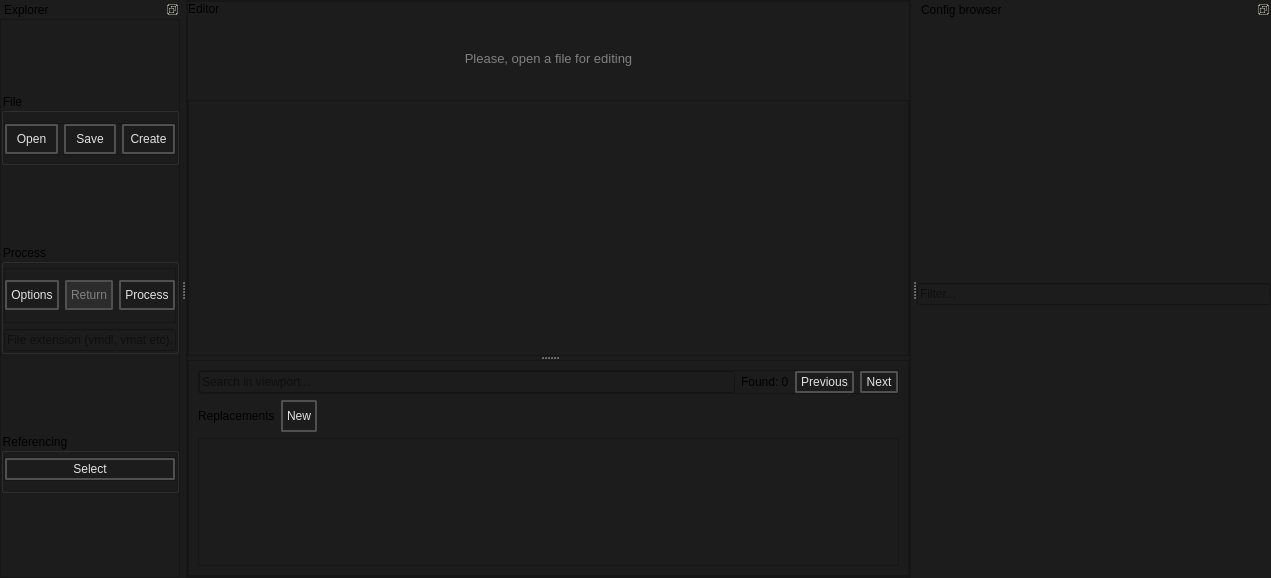
<?xml version="1.0" encoding="UTF-8"?>
<ui version="4.0">
 <class>BatchCreator_MainWindow</class>
 <widget class="QMainWindow" name="BatchCreator_MainWindow">
  <property name="geometry">
   <rect>
    <x>0</x>
    <y>0</y>
    <width>1271</width>
    <height>578</height>
   </rect>
  </property>
  <property name="windowTitle">
   <string>MainWindow</string>
  </property>
  <property name="styleSheet">
   <string notr="true">background-color: #1C1C1C;</string>
  </property>
  <widget class="QWidget" name="centralwidget">
   <layout class="QVBoxLayout" name="verticalLayout_9">
    <property name="spacing">
     <number>0</number>
    </property>
    <property name="leftMargin">
     <number>0</number>
    </property>
    <property name="topMargin">
     <number>0</number>
    </property>
    <property name="rightMargin">
     <number>0</number>
    </property>
    <property name="bottomMargin">
     <number>0</number>
    </property>
    <item>
     <widget class="QFrame" name="frame">
      <property name="frameShape">
       <enum>QFrame::Shape::StyledPanel</enum>
      </property>
      <property name="frameShadow">
       <enum>QFrame::Shadow::Raised</enum>
      </property>
      <layout class="QVBoxLayout" name="verticalLayout">
       <property name="leftMargin">
        <number>0</number>
       </property>
       <property name="topMargin">
        <number>0</number>
       </property>
       <property name="rightMargin">
        <number>0</number>
       </property>
       <property name="bottomMargin">
        <number>0</number>
       </property>
       <item>
        <widget class="QFrame" name="frame_4">
         <property name="frameShape">
          <enum>QFrame::Shape::StyledPanel</enum>
         </property>
         <property name="frameShadow">
          <enum>QFrame::Shadow::Raised</enum>
         </property>
         <layout class="QVBoxLayout" name="verticalLayout_7">
          <property name="spacing">
           <number>0</number>
          </property>
          <property name="leftMargin">
           <number>0</number>
          </property>
          <property name="topMargin">
           <number>0</number>
          </property>
          <property name="rightMargin">
           <number>0</number>
          </property>
          <property name="bottomMargin">
           <number>0</number>
          </property>
          <item>
           <widget class="QLabel" name="label">
            <property name="text">
             <string>Editor</string>
            </property>
           </widget>
          </item>
          <item>
           <widget class="QLabel" name="label_editor_placeholder">
            <property name="sizePolicy">
             <sizepolicy hsizetype="Preferred" vsizetype="Expanding">
              <horstretch>0</horstretch>
              <verstretch>0</verstretch>
             </sizepolicy>
            </property>
            <property name="styleSheet">
             <string notr="true">color: gray; font-size: 13px;</string>
            </property>
            <property name="text">
             <string>Please, open a file for editing</string>
            </property>
            <property name="alignment">
             <set>Qt::AlignmentFlag::AlignCenter</set>
            </property>
           </widget>
          </item>
          <item>
           <widget class="QFrame" name="editor_widgets">
            <property name="frameShape">
             <enum>QFrame::Shape::NoFrame</enum>
            </property>
            <property name="frameShadow">
             <enum>QFrame::Shadow::Raised</enum>
            </property>
            <layout class="QVBoxLayout" name="verticalLayout_6">
             <property name="leftMargin">
              <number>0</number>
             </property>
             <property name="topMargin">
              <number>0</number>
             </property>
             <property name="rightMargin">
              <number>0</number>
             </property>
             <property name="bottomMargin">
              <number>0</number>
             </property>
             <item>
              <widget class="QSplitter" name="splitter">
               <property name="sizePolicy">
                <sizepolicy hsizetype="Preferred" vsizetype="Expanding">
                 <horstretch>0</horstretch>
                 <verstretch>0</verstretch>
                </sizepolicy>
               </property>
               <property name="baseSize">
                <size>
                 <width>0</width>
                 <height>0</height>
                </size>
               </property>
               <property name="lineWidth">
                <number>0</number>
               </property>
               <property name="orientation">
                <enum>Qt::Orientation::Vertical</enum>
               </property>
               <property name="opaqueResize">
                <bool>true</bool>
               </property>
               <property name="handleWidth">
                <number>4</number>
               </property>
               <property name="childrenCollapsible">
                <bool>false</bool>
               </property>
               <widget class="QPlainTextEdit" name="kv3_QplainTextEdit">
                <property name="minimumSize">
                 <size>
                  <width>0</width>
                  <height>256</height>
                 </size>
                </property>
                <property name="styleSheet">
                 <string notr="true"/>
                </property>
                <property name="plainText">
                 <string/>
                </property>
                <property name="placeholderText">
                 <string>Content</string>
                </property>
               </widget>
               <widget class="QFrame" name="frame_5">
                <property name="frameShape">
                 <enum>QFrame::Shape::StyledPanel</enum>
                </property>
                <property name="frameShadow">
                 <enum>QFrame::Shadow::Raised</enum>
                </property>
                <layout class="QVBoxLayout" name="verticalLayout_12">
                 <item>
                  <widget class="QFrame" name="frame_6">
                   <property name="frameShape">
                    <enum>QFrame::Shape::StyledPanel</enum>
                   </property>
                   <property name="frameShadow">
                    <enum>QFrame::Shadow::Raised</enum>
                   </property>
                   <layout class="QHBoxLayout" name="horizontalLayout_4">
                    <property name="leftMargin">
                     <number>0</number>
                    </property>
                    <property name="topMargin">
                     <number>0</number>
                    </property>
                    <property name="rightMargin">
                     <number>0</number>
                    </property>
                    <property name="bottomMargin">
                     <number>0</number>
                    </property>
                    <item>
                     <widget class="QLineEdit" name="viewport_searchbar">
                      <property name="placeholderText">
                       <string>Search in viewport...</string>
                      </property>
                     </widget>
                    </item>
                    <item>
                     <widget class="QLabel" name="viewport_search_label">
                      <property name="text">
                       <string>Found: 0</string>
                      </property>
                     </widget>
                    </item>
                    <item>
                     <widget class="QPushButton" name="viewport_search_previous_button">
                      <property name="minimumSize">
                       <size>
                        <width>0</width>
                        <height>18</height>
                       </size>
                      </property>
                      <property name="styleSheet">
                       <string notr="true">    QPushButton {

        font: 580 9pt &quot;Segoe UI&quot;;
	

        border: 2px solid black;
        border-radius: 2px;
        border-color: rgba(80, 80, 80, 255);
        height:22px;
        padding-top: 2px;
        padding-bottom:2px;
        padding-left: 4px;
        padding-right: 4px;
        color: #E3E3E3;
        background-color: #1C1C1C;
    }
    QPushButton:hover {
        background-color: #414956;
        color: white;
    }
    QPushButton:pressed {
        background-color: red;
        background-color: #1C1C1C;
        margin: 1 px;
        margin-left: 2px;
        margin-right: 2px;

    }
QPushButton:disabled {
color: gray;
 background-color: #2C2C2C;
}</string>
                      </property>
                      <property name="text">
                       <string>Previous</string>
                      </property>
                      <property name="icon">
                       <iconset resource="../resources.qrc">
                        <normaloff>:/icons/arrow_back_24dp_9D9D9D_FILL0_wght400_GRAD0_opsz24.svg</normaloff>:/icons/arrow_back_24dp_9D9D9D_FILL0_wght400_GRAD0_opsz24.svg</iconset>
                      </property>
                      <property name="iconSize">
                       <size>
                        <width>20</width>
                        <height>20</height>
                       </size>
                      </property>
                     </widget>
                    </item>
                    <item>
                     <widget class="QPushButton" name="viewport_search_next_button">
                      <property name="minimumSize">
                       <size>
                        <width>0</width>
                        <height>18</height>
                       </size>
                      </property>
                      <property name="styleSheet">
                       <string notr="true">    QPushButton {

        font: 580 9pt &quot;Segoe UI&quot;;
	

        border: 2px solid black;
        border-radius: 2px;
        border-color: rgba(80, 80, 80, 255);
        height:22px;
        padding-top: 2px;
        padding-bottom:2px;
        padding-left: 4px;
        padding-right: 4px;
        color: #E3E3E3;
        background-color: #1C1C1C;
    }
    QPushButton:hover {
        background-color: #414956;
        color: white;
    }
    QPushButton:pressed {
        background-color: red;
        background-color: #1C1C1C;
        margin: 1 px;
        margin-left: 2px;
        margin-right: 2px;

    }
QPushButton:disabled {
color: gray;
 background-color: #2C2C2C;
}</string>
                      </property>
                      <property name="text">
                       <string>Next</string>
                      </property>
                      <property name="icon">
                       <iconset resource="../resources.qrc">
                        <normaloff>:/icons/arrow_forward_24dp_9D9D9D_FILL0_wght400_GRAD0_opsz24.svg</normaloff>:/icons/arrow_forward_24dp_9D9D9D_FILL0_wght400_GRAD0_opsz24.svg</iconset>
                      </property>
                      <property name="iconSize">
                       <size>
                        <width>20</width>
                        <height>20</height>
                       </size>
                      </property>
                     </widget>
                    </item>
                   </layout>
                  </widget>
                 </item>
                 <item>
                  <layout class="QHBoxLayout" name="horizontalLayout_2">
                   <property name="topMargin">
                    <number>0</number>
                   </property>
                   <item>
                    <widget class="QLabel" name="label_2">
                     <property name="text">
                      <string>Replacements</string>
                     </property>
                    </widget>
                   </item>
                   <item>
                    <widget class="QPushButton" name="new_replacement_button">
                     <property name="minimumSize">
                      <size>
                       <width>0</width>
                       <height>32</height>
                      </size>
                     </property>
                     <property name="maximumSize">
                      <size>
                       <width>128</width>
                       <height>16777215</height>
                      </size>
                     </property>
                     <property name="toolTip">
                      <string>&lt;html&gt;&lt;head/&gt;&lt;body&gt;&lt;p&gt;Creates a new replacement&lt;/p&gt;&lt;/body&gt;&lt;/html&gt;</string>
                     </property>
                     <property name="styleSheet">
                      <string notr="true">    QPushButton {

        font: 580 9pt &quot;Segoe UI&quot;;
	

        border: 2px solid black;
        border-radius: 2px;
        border-color: rgba(80, 80, 80, 255);
        height:22px;
        padding-top: 2px;
        padding-bottom:2px;
        padding-left: 4px;
        padding-right: 4px;
        color: #E3E3E3;
        background-color: #1C1C1C;
    }
    QPushButton:hover {
        background-color: #414956;
        color: white;
    }
    QPushButton:pressed {
        background-color: red;
        background-color: #1C1C1C;
        margin: 1 px;
        margin-left: 2px;
        margin-right: 2px;

    }
QPushButton:disabled {
color: gray;
 background-color: #2C2C2C;
}</string>
                     </property>
                     <property name="text">
                      <string>New</string>
                     </property>
                     <property name="icon">
                      <iconset resource="../resources.qrc">
                       <normaloff>:/icons/add_24dp_9D9D9D_FILL0_wght400_GRAD0_opsz24.svg</normaloff>:/icons/add_24dp_9D9D9D_FILL0_wght400_GRAD0_opsz24.svg</iconset>
                     </property>
                     <property name="iconSize">
                      <size>
                       <width>20</width>
                       <height>20</height>
                      </size>
                     </property>
                    </widget>
                   </item>
                   <item>
                    <spacer name="horizontalSpacer_2">
                     <property name="orientation">
                      <enum>Qt::Orientation::Horizontal</enum>
                     </property>
                     <property name="sizeHint" stdset="0">
                      <size>
                       <width>40</width>
                       <height>20</height>
                      </size>
                     </property>
                    </spacer>
                   </item>
                  </layout>
                 </item>
                 <item>
                  <widget class="QScrollArea" name="replacements_scrollarea">
                   <property name="minimumSize">
                    <size>
                     <width>0</width>
                     <height>128</height>
                    </size>
                   </property>
                   <property name="widgetResizable">
                    <bool>true</bool>
                   </property>
                   <widget class="QWidget" name="replacements_layout">
                    <property name="geometry">
                     <rect>
                      <x>0</x>
                      <y>0</y>
                      <width>640</width>
                      <height>126</height>
                     </rect>
                    </property>
                    <layout class="QVBoxLayout" name="verticalLayout_11">
                     <property name="leftMargin">
                      <number>0</number>
                     </property>
                     <property name="topMargin">
                      <number>0</number>
                     </property>
                     <property name="rightMargin">
                      <number>0</number>
                     </property>
                     <property name="bottomMargin">
                      <number>0</number>
                     </property>
                     <item>
                      <spacer name="verticalSpacer">
                       <property name="orientation">
                        <enum>Qt::Orientation::Vertical</enum>
                       </property>
                       <property name="sizeHint" stdset="0">
                        <size>
                         <width>20</width>
                         <height>40</height>
                        </size>
                       </property>
                      </spacer>
                     </item>
                    </layout>
                   </widget>
                  </widget>
                 </item>
                </layout>
               </widget>
              </widget>
             </item>
            </layout>
           </widget>
          </item>
         </layout>
        </widget>
       </item>
      </layout>
     </widget>
    </item>
   </layout>
  </widget>
  <widget class="QDockWidget" name="dockWidget">
   <property name="features">
    <set>QDockWidget::DockWidgetFeature::DockWidgetFloatable|QDockWidget::DockWidgetFeature::DockWidgetMovable</set>
   </property>
   <property name="windowTitle">
    <string>Explorer</string>
   </property>
   <attribute name="dockWidgetArea">
    <number>1</number>
   </attribute>
   <widget class="QWidget" name="dockWidgetContents">
    <layout class="QVBoxLayout" name="verticalLayout_3">
     <property name="spacing">
      <number>0</number>
     </property>
     <property name="leftMargin">
      <number>0</number>
     </property>
     <property name="topMargin">
      <number>0</number>
     </property>
     <property name="rightMargin">
      <number>0</number>
     </property>
     <property name="bottomMargin">
      <number>0</number>
     </property>
     <item>
      <widget class="QFrame" name="left_vertical_frame">
       <property name="maximumSize">
        <size>
         <width>16777215</width>
         <height>16777215</height>
        </size>
       </property>
       <property name="baseSize">
        <size>
         <width>330</width>
         <height>0</height>
        </size>
       </property>
       <property name="styleSheet">
        <string notr="true"/>
       </property>
       <property name="frameShape">
        <enum>QFrame::Shape::StyledPanel</enum>
       </property>
       <property name="frameShadow">
        <enum>QFrame::Shadow::Raised</enum>
       </property>
       <layout class="QVBoxLayout" name="verticalLayout_2">
        <property name="leftMargin">
         <number>0</number>
        </property>
        <property name="topMargin">
         <number>0</number>
        </property>
        <property name="rightMargin">
         <number>0</number>
        </property>
        <property name="bottomMargin">
         <number>9</number>
        </property>
        <item>
         <layout class="QVBoxLayout" name="layout"/>
        </item>
        <item>
         <widget class="QGroupBox" name="file_groupbox">
          <property name="maximumSize">
           <size>
            <width>16777215</width>
            <height>72</height>
           </size>
          </property>
          <property name="title">
           <string>File</string>
          </property>
          <layout class="QVBoxLayout" name="verticalLayout_5">
           <property name="leftMargin">
            <number>0</number>
           </property>
           <property name="topMargin">
            <number>4</number>
           </property>
           <property name="rightMargin">
            <number>0</number>
           </property>
           <property name="bottomMargin">
            <number>0</number>
           </property>
           <item>
            <widget class="QFrame" name="frame_2">
             <property name="maximumSize">
              <size>
               <width>16777215</width>
               <height>32</height>
              </size>
             </property>
             <property name="frameShape">
              <enum>QFrame::Shape::StyledPanel</enum>
             </property>
             <property name="frameShadow">
              <enum>QFrame::Shadow::Raised</enum>
             </property>
             <layout class="QHBoxLayout" name="horizontalLayout">
              <property name="leftMargin">
               <number>0</number>
              </property>
              <property name="topMargin">
               <number>0</number>
              </property>
              <property name="rightMargin">
               <number>0</number>
              </property>
              <property name="bottomMargin">
               <number>0</number>
              </property>
              <item>
               <widget class="QPushButton" name="open_button">
                <property name="minimumSize">
                 <size>
                  <width>0</width>
                  <height>18</height>
                 </size>
                </property>
                <property name="styleSheet">
                 <string notr="true">    QPushButton {

        font: 580 9pt &quot;Segoe UI&quot;;
	

        border: 2px solid black;
        border-radius: 2px;
        border-color: rgba(80, 80, 80, 255);
        height:22px;
        padding-top: 2px;
        padding-bottom:2px;
        padding-left: 4px;
        padding-right: 4px;
        color: #E3E3E3;
        background-color: #1C1C1C;
    }
    QPushButton:hover {
        background-color: #414956;
        color: white;
    }
    QPushButton:pressed {
        background-color: red;
        background-color: #1C1C1C;
        margin: 1 px;
        margin-left: 2px;
        margin-right: 2px;

    }
QPushButton:disabled {
color: gray;
 background-color: #2C2C2C;
}</string>
                </property>
                <property name="text">
                 <string>Open</string>
                </property>
                <property name="icon">
                 <iconset resource="../resources.qrc">
                  <normaloff>:/icons/file_open_16dp_9D9D9D_FILL0_wght400_GRAD0_opsz20.svg</normaloff>:/icons/file_open_16dp_9D9D9D_FILL0_wght400_GRAD0_opsz20.svg</iconset>
                </property>
                <property name="iconSize">
                 <size>
                  <width>20</width>
                  <height>20</height>
                 </size>
                </property>
               </widget>
              </item>
              <item>
               <widget class="QPushButton" name="save_button">
                <property name="minimumSize">
                 <size>
                  <width>0</width>
                  <height>18</height>
                 </size>
                </property>
                <property name="toolTip">
                 <string>&lt;html&gt;&lt;head/&gt;&lt;body&gt;&lt;p&gt;Sacing curent file (Ctrl + S)&lt;/p&gt;&lt;/body&gt;&lt;/html&gt;</string>
                </property>
                <property name="styleSheet">
                 <string notr="true">    QPushButton {

        font: 580 9pt &quot;Segoe UI&quot;;
	

        border: 2px solid black;
        border-radius: 2px;
        border-color: rgba(80, 80, 80, 255);
        height:22px;
        padding-top: 2px;
        padding-bottom:2px;
        padding-left: 4px;
        padding-right: 4px;
        color: #E3E3E3;
        background-color: #1C1C1C;
    }
    QPushButton:hover {
        background-color: #414956;
        color: white;
    }
    QPushButton:pressed {
        background-color: red;
        background-color: #1C1C1C;
        margin: 1 px;
        margin-left: 2px;
        margin-right: 2px;

    }
QPushButton:disabled {
color: gray;
 background-color: #2C2C2C;
}</string>
                </property>
                <property name="text">
                 <string>Save</string>
                </property>
                <property name="icon">
                 <iconset resource="../resources.qrc">
                  <normaloff>:/icons/save_16dp_9D9D9D_FILL0_wght400_GRAD0_opsz20.svg</normaloff>:/icons/save_16dp_9D9D9D_FILL0_wght400_GRAD0_opsz20.svg</iconset>
                </property>
                <property name="iconSize">
                 <size>
                  <width>20</width>
                  <height>20</height>
                 </size>
                </property>
                <property name="shortcut">
                 <string>Ctrl+S</string>
                </property>
               </widget>
              </item>
              <item>
               <widget class="QPushButton" name="create_file">
                <property name="minimumSize">
                 <size>
                  <width>0</width>
                  <height>18</height>
                 </size>
                </property>
                <property name="toolTip">
                 <string>&lt;html&gt;&lt;head/&gt;&lt;body&gt;&lt;p&gt;Creaating new file according to selected folder.&lt;/p&gt;&lt;/body&gt;&lt;/html&gt;</string>
                </property>
                <property name="styleSheet">
                 <string notr="true">    QPushButton {

        font: 580 9pt &quot;Segoe UI&quot;;
	

        border: 2px solid black;
        border-radius: 2px;
        border-color: rgba(80, 80, 80, 255);
        height:22px;
        padding-top: 2px;
        padding-bottom:2px;
        padding-left: 4px;
        padding-right: 4px;
        color: #E3E3E3;
        background-color: #1C1C1C;
    }
    QPushButton:hover {
        background-color: #414956;
        color: white;
    }
    QPushButton:pressed {
        background-color: red;
        background-color: #1C1C1C;
        margin: 1 px;
        margin-left: 2px;
        margin-right: 2px;

    }
QPushButton:disabled {
color: gray;
 background-color: #2C2C2C;
}</string>
                </property>
                <property name="text">
                 <string>Create</string>
                </property>
                <property name="icon">
                 <iconset resource="../resources.qrc">
                  <normaloff>:/icons/add_24dp_9D9D9D_FILL0_wght400_GRAD0_opsz24.svg</normaloff>:/icons/add_24dp_9D9D9D_FILL0_wght400_GRAD0_opsz24.svg</iconset>
                </property>
                <property name="iconSize">
                 <size>
                  <width>20</width>
                  <height>20</height>
                 </size>
                </property>
               </widget>
              </item>
             </layout>
            </widget>
           </item>
          </layout>
         </widget>
        </item>
        <item>
         <widget class="QGroupBox" name="process_groupbox">
          <property name="maximumSize">
           <size>
            <width>16777215</width>
            <height>110</height>
           </size>
          </property>
          <property name="title">
           <string>Process</string>
          </property>
          <layout class="QVBoxLayout" name="verticalLayout_4">
           <property name="leftMargin">
            <number>0</number>
           </property>
           <property name="topMargin">
            <number>4</number>
           </property>
           <property name="rightMargin">
            <number>0</number>
           </property>
           <property name="bottomMargin">
            <number>0</number>
           </property>
           <item>
            <widget class="QFrame" name="frame_3">
             <property name="frameShape">
              <enum>QFrame::Shape::StyledPanel</enum>
             </property>
             <property name="frameShadow">
              <enum>QFrame::Shadow::Raised</enum>
             </property>
             <layout class="QHBoxLayout" name="horizontalLayout_5">
              <property name="leftMargin">
               <number>0</number>
              </property>
              <property name="topMargin">
               <number>0</number>
              </property>
              <property name="rightMargin">
               <number>0</number>
              </property>
              <property name="bottomMargin">
               <number>0</number>
              </property>
              <item>
               <widget class="QPushButton" name="process_options_button">
                <property name="minimumSize">
                 <size>
                  <width>0</width>
                  <height>18</height>
                 </size>
                </property>
                <property name="toolTip">
                 <string>&lt;html&gt;&lt;head/&gt;&lt;body&gt;&lt;p&gt;Opens a window with process options&lt;/p&gt;&lt;/body&gt;&lt;/html&gt;</string>
                </property>
                <property name="styleSheet">
                 <string notr="true">    QPushButton {

        font: 580 9pt &quot;Segoe UI&quot;;
	

        border: 2px solid black;
        border-radius: 2px;
        border-color: rgba(80, 80, 80, 255);
        height:22px;
        padding-top: 2px;
        padding-bottom:2px;
        padding-left: 4px;
        padding-right: 4px;
        color: #E3E3E3;
        background-color: #1C1C1C;
    }
    QPushButton:hover {
        background-color: #414956;
        color: white;
    }
    QPushButton:pressed {
        background-color: red;
        background-color: #1C1C1C;
        margin: 1 px;
        margin-left: 2px;
        margin-right: 2px;

    }
QPushButton:disabled {
color: gray;
 background-color: #2C2C2C;
}</string>
                </property>
                <property name="text">
                 <string>Options</string>
                </property>
                <property name="icon">
                 <iconset resource="../resources.qrc">
                  <normaloff>:/icons/settings_16dp_9D9D9D_FILL0_wght400_GRAD0_opsz20.svg</normaloff>:/icons/settings_16dp_9D9D9D_FILL0_wght400_GRAD0_opsz20.svg</iconset>
                </property>
                <property name="iconSize">
                 <size>
                  <width>20</width>
                  <height>20</height>
                 </size>
                </property>
               </widget>
              </item>
              <item>
               <widget class="QPushButton" name="return_button">
                <property name="enabled">
                 <bool>false</bool>
                </property>
                <property name="minimumSize">
                 <size>
                  <width>0</width>
                  <height>18</height>
                 </size>
                </property>
                <property name="toolTip">
                 <string>&lt;html&gt;&lt;head/&gt;&lt;body&gt;&lt;p&gt;Deletes file that were generated by process. Expection is reference&lt;/p&gt;&lt;/body&gt;&lt;/html&gt;</string>
                </property>
                <property name="styleSheet">
                 <string notr="true">    QPushButton {

        font: 580 9pt &quot;Segoe UI&quot;;
	

        border: 2px solid black;
        border-radius: 2px;
        border-color: rgba(80, 80, 80, 255);
        height:22px;
        padding-top: 2px;
        padding-bottom:2px;
        padding-left: 4px;
        padding-right: 4px;
        color: #E3E3E3;
        background-color: #1C1C1C;
    }
    QPushButton:hover {
        background-color: #414956;
        color: white;
    }
    QPushButton:pressed {
        background-color: red;
        background-color: #1C1C1C;
        margin: 1 px;
        margin-left: 2px;
        margin-right: 2px;

    }
QPushButton:disabled {
color: gray;
 background-color: #2C2C2C;
}</string>
                </property>
                <property name="text">
                 <string>Return</string>
                </property>
                <property name="icon">
                 <iconset resource="../resources.qrc">
                  <normaloff>:/icons/undo_24dp_9D9D9D_FILL0_wght400_GRAD0_opsz24.svg</normaloff>:/icons/undo_24dp_9D9D9D_FILL0_wght400_GRAD0_opsz24.svg</iconset>
                </property>
                <property name="iconSize">
                 <size>
                  <width>20</width>
                  <height>20</height>
                 </size>
                </property>
                <property name="checkable">
                 <bool>false</bool>
                </property>
               </widget>
              </item>
              <item>
               <widget class="QPushButton" name="process_all_button">
                <property name="minimumSize">
                 <size>
                  <width>0</width>
                  <height>18</height>
                 </size>
                </property>
                <property name="toolTip">
                 <string>&lt;html&gt;&lt;head/&gt;&lt;body&gt;&lt;p&gt;Generates files depending on the process options.&lt;/p&gt;&lt;/body&gt;&lt;/html&gt;</string>
                </property>
                <property name="styleSheet">
                 <string notr="true">    QPushButton {

        font: 580 9pt &quot;Segoe UI&quot;;
	

        border: 2px solid black;
        border-radius: 2px;
        border-color: rgba(80, 80, 80, 255);
        height:22px;
        padding-top: 2px;
        padding-bottom:2px;
        padding-left: 4px;
        padding-right: 4px;
        color: #E3E3E3;
        background-color: #1C1C1C;
    }
    QPushButton:hover {
        background-color: #414956;
        color: white;
    }
    QPushButton:pressed {
        background-color: red;
        background-color: #1C1C1C;
        margin: 1 px;
        margin-left: 2px;
        margin-right: 2px;

    }
QPushButton:disabled {
color: gray;
 background-color: #2C2C2C;
}</string>
                </property>
                <property name="text">
                 <string>Process</string>
                </property>
                <property name="icon">
                 <iconset resource="../resources.qrc">
                  <normaloff>:/icons/tab_move_24dp_9D9D9D_FILL0_wght400_GRAD0_opsz24.svg</normaloff>:/icons/tab_move_24dp_9D9D9D_FILL0_wght400_GRAD0_opsz24.svg</iconset>
                </property>
                <property name="iconSize">
                 <size>
                  <width>20</width>
                  <height>20</height>
                 </size>
                </property>
               </widget>
              </item>
             </layout>
            </widget>
           </item>
           <item>
            <widget class="QLineEdit" name="extension_lineEdit">
             <property name="placeholderText">
              <string>File extension (vmdl, vmat etc).</string>
             </property>
            </widget>
           </item>
          </layout>
         </widget>
        </item>
        <item>
         <widget class="QGroupBox" name="referencing_groupbox">
          <property name="maximumSize">
           <size>
            <width>16777215</width>
            <height>60</height>
           </size>
          </property>
          <property name="title">
           <string>Referencing</string>
          </property>
          <layout class="QVBoxLayout" name="verticalLayout_10">
           <property name="leftMargin">
            <number>0</number>
           </property>
           <property name="topMargin">
            <number>4</number>
           </property>
           <property name="rightMargin">
            <number>0</number>
           </property>
           <property name="bottomMargin">
            <number>9</number>
           </property>
           <item>
            <widget class="QFrame" name="frame_8">
             <property name="frameShape">
              <enum>QFrame::Shape::StyledPanel</enum>
             </property>
             <property name="frameShadow">
              <enum>QFrame::Shadow::Raised</enum>
             </property>
             <layout class="QHBoxLayout" name="horizontalLayout_9">
              <property name="leftMargin">
               <number>0</number>
              </property>
              <property name="topMargin">
               <number>0</number>
              </property>
              <property name="rightMargin">
               <number>0</number>
              </property>
              <property name="bottomMargin">
               <number>0</number>
              </property>
              <item>
               <widget class="QPushButton" name="select_reference_button">
                <property name="minimumSize">
                 <size>
                  <width>0</width>
                  <height>18</height>
                 </size>
                </property>
                <property name="toolTip">
                 <string>&lt;html&gt;&lt;head/&gt;&lt;body&gt;&lt;p&gt;Select reference file, the reference file loads in the content field. To reload referenced file click Reload button.&lt;/p&gt;&lt;/body&gt;&lt;/html&gt;</string>
                </property>
                <property name="styleSheet">
                 <string notr="true">    QPushButton {

        font: 580 9pt &quot;Segoe UI&quot;;
	

        border: 2px solid black;
        border-radius: 2px;
        border-color: rgba(80, 80, 80, 255);
        height:22px;
        padding-top: 2px;
        padding-bottom:2px;
        padding-left: 4px;
        padding-right: 4px;
        color: #E3E3E3;
        background-color: #1C1C1C;
    }
    QPushButton:hover {
        background-color: #414956;
        color: white;
    }
    QPushButton:pressed {
        background-color: red;
        background-color: #1C1C1C;
        margin: 1 px;
        margin-left: 2px;
        margin-right: 2px;

    }
QPushButton:disabled {
color: gray;
 background-color: #2C2C2C;
}</string>
                </property>
                <property name="text">
                 <string>Select</string>
                </property>
                <property name="icon">
                 <iconset resource="../resources.qrc">
                  <normaloff>:/icons/file_present_24dp_9D9D9D_FILL0_wght400_GRAD0_opsz24.png</normaloff>:/icons/file_present_24dp_9D9D9D_FILL0_wght400_GRAD0_opsz24.png</iconset>
                </property>
                <property name="iconSize">
                 <size>
                  <width>20</width>
                  <height>20</height>
                 </size>
                </property>
               </widget>
              </item>
             </layout>
            </widget>
           </item>
          </layout>
         </widget>
        </item>
       </layout>
      </widget>
     </item>
    </layout>
   </widget>
  </widget>
  <widget class="QDockWidget" name="dockWidget_2">
   <property name="minimumSize">
    <size>
     <width>354</width>
     <height>200</height>
    </size>
   </property>
   <property name="features">
    <set>QDockWidget::DockWidgetFeature::DockWidgetFloatable|QDockWidget::DockWidgetFeature::DockWidgetMovable</set>
   </property>
   <property name="windowTitle">
    <string>Config browser</string>
   </property>
   <attribute name="dockWidgetArea">
    <number>2</number>
   </attribute>
   <widget class="QWidget" name="dockWidgetContents_2">
    <layout class="QVBoxLayout" name="verticalLayout_8">
     <property name="leftMargin">
      <number>0</number>
     </property>
     <property name="topMargin">
      <number>0</number>
     </property>
     <property name="rightMargin">
      <number>0</number>
     </property>
     <item>
      <layout class="QVBoxLayout" name="monitoring_content"/>
     </item>
     <item>
      <widget class="QLineEdit" name="monitor_searchbar">
       <property name="placeholderText">
        <string>Filter...</string>
       </property>
      </widget>
     </item>
    </layout>
   </widget>
  </widget>
 </widget>
 <resources>
  <include location="../resources.qrc"/>
 </resources>
 <connections/>
</ui>
